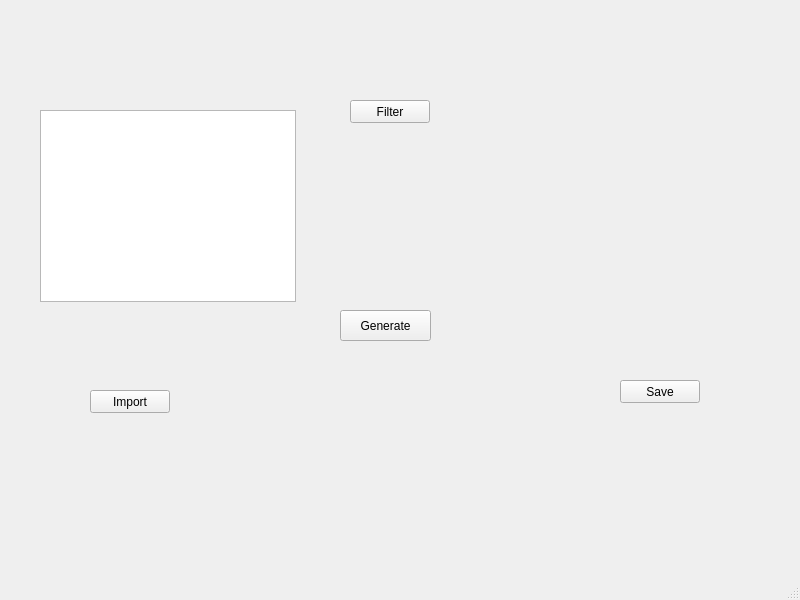
<?xml version="1.0" encoding="UTF-8"?>
<ui version="4.0">
 <class>MainWindow</class>
 <widget class="QMainWindow" name="MainWindow">
  <property name="geometry">
   <rect>
    <x>0</x>
    <y>0</y>
    <width>800</width>
    <height>600</height>
   </rect>
  </property>
  <property name="windowTitle">
   <string>MainWindow</string>
  </property>
  <widget class="QWidget" name="centralwidget">
   <widget class="QPushButton" name="generate">
    <property name="geometry">
     <rect>
      <x>340</x>
      <y>310</y>
      <width>91</width>
      <height>31</height>
     </rect>
    </property>
    <property name="text">
     <string>Generate</string>
    </property>
   </widget>
   <widget class="QPushButton" name="import_2">
    <property name="geometry">
     <rect>
      <x>90</x>
      <y>390</y>
      <width>80</width>
      <height>23</height>
     </rect>
    </property>
    <property name="text">
     <string>Import</string>
    </property>
   </widget>
   <widget class="QPushButton" name="save">
    <property name="geometry">
     <rect>
      <x>620</x>
      <y>380</y>
      <width>80</width>
      <height>23</height>
     </rect>
    </property>
    <property name="text">
     <string>Save</string>
    </property>
   </widget>
   <widget class="QPushButton" name="filter">
    <property name="geometry">
     <rect>
      <x>350</x>
      <y>100</y>
      <width>80</width>
      <height>23</height>
     </rect>
    </property>
    <property name="text">
     <string>Filter</string>
    </property>
   </widget>
   <widget class="QListWidget" name="listWidget">
    <property name="geometry">
     <rect>
      <x>40</x>
      <y>110</y>
      <width>256</width>
      <height>192</height>
     </rect>
    </property>
   </widget>
  </widget>
  <widget class="QStatusBar" name="statusbar"/>
 </widget>
 <resources/>
 <connections/>
</ui>
